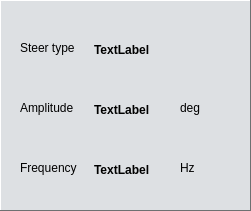
   <widget class="QFrame" name="frame_2">
    <property name="geometry">
     <rect>
      <x>220</x>
      <y>390</y>
      <width>251</width>
      <height>211</height>
     </rect>
    </property>
    <property name="palette">
     <palette>
      <active>
       <colorrole role="WindowText">
        <brush brushstyle="SolidPattern">
         <color alpha="255">
          <red>0</red>
          <green>0</green>
          <blue>0</blue>
         </color>
        </brush>
       </colorrole>
       <colorrole role="Button">
        <brush brushstyle="SolidPattern">
         <color alpha="255">
          <red>221</red>
          <green>224</green>
          <blue>227</blue>
         </color>
        </brush>
       </colorrole>
       <colorrole role="Light">
        <brush brushstyle="SolidPattern">
         <color alpha="255">
          <red>255</red>
          <green>255</green>
          <blue>255</blue>
         </color>
        </brush>
       </colorrole>
       <colorrole role="Midlight">
        <brush brushstyle="SolidPattern">
         <color alpha="255">
          <red>238</red>
          <green>239</green>
          <blue>241</blue>
         </color>
        </brush>
       </colorrole>
       <colorrole role="Dark">
        <brush brushstyle="SolidPattern">
         <color alpha="255">
          <red>110</red>
          <green>112</green>
          <blue>113</blue>
         </color>
        </brush>
       </colorrole>
       <colorrole role="Mid">
        <brush brushstyle="SolidPattern">
         <color alpha="255">
          <red>147</red>
          <green>149</green>
          <blue>151</blue>
         </color>
        </brush>
       </colorrole>
       <colorrole role="Text">
        <brush brushstyle="SolidPattern">
         <color alpha="255">
          <red>0</red>
          <green>0</green>
          <blue>0</blue>
         </color>
        </brush>
       </colorrole>
       <colorrole role="BrightText">
        <brush brushstyle="SolidPattern">
         <color alpha="255">
          <red>255</red>
          <green>255</green>
          <blue>255</blue>
         </color>
        </brush>
       </colorrole>
       <colorrole role="ButtonText">
        <brush brushstyle="SolidPattern">
         <color alpha="255">
          <red>0</red>
          <green>0</green>
          <blue>0</blue>
         </color>
        </brush>
       </colorrole>
       <colorrole role="Base">
        <brush brushstyle="SolidPattern">
         <color alpha="255">
          <red>255</red>
          <green>255</green>
          <blue>255</blue>
         </color>
        </brush>
       </colorrole>
       <colorrole role="Window">
        <brush brushstyle="SolidPattern">
         <color alpha="255">
          <red>221</red>
          <green>224</green>
          <blue>227</blue>
         </color>
        </brush>
       </colorrole>
       <colorrole role="Shadow">
        <brush brushstyle="SolidPattern">
         <color alpha="255">
          <red>0</red>
          <green>0</green>
          <blue>0</blue>
         </color>
        </brush>
       </colorrole>
       <colorrole role="AlternateBase">
        <brush brushstyle="SolidPattern">
         <color alpha="255">
          <red>238</red>
          <green>239</green>
          <blue>241</blue>
         </color>
        </brush>
       </colorrole>
       <colorrole role="ToolTipBase">
        <brush brushstyle="SolidPattern">
         <color alpha="255">
          <red>255</red>
          <green>255</green>
          <blue>220</blue>
         </color>
        </brush>
       </colorrole>
       <colorrole role="ToolTipText">
        <brush brushstyle="SolidPattern">
         <color alpha="255">
          <red>0</red>
          <green>0</green>
          <blue>0</blue>
         </color>
        </brush>
       </colorrole>
       <colorrole role="PlaceholderText">
        <brush brushstyle="SolidPattern">
         <color alpha="128">
          <red>0</red>
          <green>0</green>
          <blue>0</blue>
         </color>
        </brush>
       </colorrole>
      </active>
      <inactive>
       <colorrole role="WindowText">
        <brush brushstyle="SolidPattern">
         <color alpha="255">
          <red>0</red>
          <green>0</green>
          <blue>0</blue>
         </color>
        </brush>
       </colorrole>
       <colorrole role="Button">
        <brush brushstyle="SolidPattern">
         <color alpha="255">
          <red>221</red>
          <green>224</green>
          <blue>227</blue>
         </color>
        </brush>
       </colorrole>
       <colorrole role="Light">
        <brush brushstyle="SolidPattern">
         <color alpha="255">
          <red>255</red>
          <green>255</green>
          <blue>255</blue>
         </color>
        </brush>
       </colorrole>
       <colorrole role="Midlight">
        <brush brushstyle="SolidPattern">
         <color alpha="255">
          <red>238</red>
          <green>239</green>
          <blue>241</blue>
         </color>
        </brush>
       </colorrole>
       <colorrole role="Dark">
        <brush brushstyle="SolidPattern">
         <color alpha="255">
          <red>110</red>
          <green>112</green>
          <blue>113</blue>
         </color>
        </brush>
       </colorrole>
       <colorrole role="Mid">
        <brush brushstyle="SolidPattern">
         <color alpha="255">
          <red>147</red>
          <green>149</green>
          <blue>151</blue>
         </color>
        </brush>
       </colorrole>
       <colorrole role="Text">
        <brush brushstyle="SolidPattern">
         <color alpha="255">
          <red>0</red>
          <green>0</green>
          <blue>0</blue>
         </color>
        </brush>
       </colorrole>
       <colorrole role="BrightText">
        <brush brushstyle="SolidPattern">
         <color alpha="255">
          <red>255</red>
          <green>255</green>
          <blue>255</blue>
         </color>
        </brush>
       </colorrole>
       <colorrole role="ButtonText">
        <brush brushstyle="SolidPattern">
         <color alpha="255">
          <red>0</red>
          <green>0</green>
          <blue>0</blue>
         </color>
        </brush>
       </colorrole>
       <colorrole role="Base">
        <brush brushstyle="SolidPattern">
         <color alpha="255">
          <red>255</red>
          <green>255</green>
          <blue>255</blue>
         </color>
        </brush>
       </colorrole>
       <colorrole role="Window">
        <brush brushstyle="SolidPattern">
         <color alpha="255">
          <red>221</red>
          <green>224</green>
          <blue>227</blue>
         </color>
        </brush>
       </colorrole>
       <colorrole role="Shadow">
        <brush brushstyle="SolidPattern">
         <color alpha="255">
          <red>0</red>
          <green>0</green>
          <blue>0</blue>
         </color>
        </brush>
       </colorrole>
       <colorrole role="AlternateBase">
        <brush brushstyle="SolidPattern">
         <color alpha="255">
          <red>238</red>
          <green>239</green>
          <blue>241</blue>
         </color>
        </brush>
       </colorrole>
       <colorrole role="ToolTipBase">
        <brush brushstyle="SolidPattern">
         <color alpha="255">
          <red>255</red>
          <green>255</green>
          <blue>220</blue>
         </color>
        </brush>
       </colorrole>
       <colorrole role="ToolTipText">
        <brush brushstyle="SolidPattern">
         <color alpha="255">
          <red>0</red>
          <green>0</green>
          <blue>0</blue>
         </color>
        </brush>
       </colorrole>
       <colorrole role="PlaceholderText">
        <brush brushstyle="SolidPattern">
         <color alpha="128">
          <red>0</red>
          <green>0</green>
          <blue>0</blue>
         </color>
        </brush>
       </colorrole>
      </inactive>
      <disabled>
       <colorrole role="WindowText">
        <brush brushstyle="SolidPattern">
         <color alpha="255">
          <red>110</red>
          <green>112</green>
          <blue>113</blue>
         </color>
        </brush>
       </colorrole>
       <colorrole role="Button">
        <brush brushstyle="SolidPattern">
         <color alpha="255">
          <red>221</red>
          <green>224</green>
          <blue>227</blue>
         </color>
        </brush>
       </colorrole>
       <colorrole role="Light">
        <brush brushstyle="SolidPattern">
         <color alpha="255">
          <red>255</red>
          <green>255</green>
          <blue>255</blue>
         </color>
        </brush>
       </colorrole>
       <colorrole role="Midlight">
        <brush brushstyle="SolidPattern">
         <color alpha="255">
          <red>238</red>
          <green>239</green>
          <blue>241</blue>
         </color>
        </brush>
       </colorrole>
       <colorrole role="Dark">
        <brush brushstyle="SolidPattern">
         <color alpha="255">
          <red>110</red>
          <green>112</green>
          <blue>113</blue>
         </color>
        </brush>
       </colorrole>
       <colorrole role="Mid">
        <brush brushstyle="SolidPattern">
         <color alpha="255">
          <red>147</red>
          <green>149</green>
          <blue>151</blue>
         </color>
        </brush>
       </colorrole>
       <colorrole role="Text">
        <brush brushstyle="SolidPattern">
         <color alpha="255">
          <red>110</red>
          <green>112</green>
          <blue>113</blue>
         </color>
        </brush>
       </colorrole>
       <colorrole role="BrightText">
        <brush brushstyle="SolidPattern">
         <color alpha="255">
          <red>255</red>
          <green>255</green>
          <blue>255</blue>
         </color>
        </brush>
       </colorrole>
       <colorrole role="ButtonText">
        <brush brushstyle="SolidPattern">
         <color alpha="255">
          <red>110</red>
          <green>112</green>
          <blue>113</blue>
         </color>
        </brush>
       </colorrole>
       <colorrole role="Base">
        <brush brushstyle="SolidPattern">
         <color alpha="255">
          <red>221</red>
          <green>224</green>
          <blue>227</blue>
         </color>
        </brush>
       </colorrole>
       <colorrole role="Window">
        <brush brushstyle="SolidPattern">
         <color alpha="255">
          <red>221</red>
          <green>224</green>
          <blue>227</blue>
         </color>
        </brush>
       </colorrole>
       <colorrole role="Shadow">
        <brush brushstyle="SolidPattern">
         <color alpha="255">
          <red>0</red>
          <green>0</green>
          <blue>0</blue>
         </color>
        </brush>
       </colorrole>
       <colorrole role="AlternateBase">
        <brush brushstyle="SolidPattern">
         <color alpha="255">
          <red>221</red>
          <green>224</green>
          <blue>227</blue>
         </color>
        </brush>
       </colorrole>
       <colorrole role="ToolTipBase">
        <brush brushstyle="SolidPattern">
         <color alpha="255">
          <red>255</red>
          <green>255</green>
          <blue>220</blue>
         </color>
        </brush>
       </colorrole>
       <colorrole role="ToolTipText">
        <brush brushstyle="SolidPattern">
         <color alpha="255">
          <red>0</red>
          <green>0</green>
          <blue>0</blue>
         </color>
        </brush>
       </colorrole>
       <colorrole role="PlaceholderText">
        <brush brushstyle="SolidPattern">
         <color alpha="128">
          <red>0</red>
          <green>0</green>
          <blue>0</blue>
         </color>
        </brush>
       </colorrole>
      </disabled>
     </palette>
    </property>
    <property name="autoFillBackground">
     <bool>true</bool>
    </property>
    <property name="frameShape">
     <enum>QFrame::Panel</enum>
    </property>
    <property name="frameShadow">
     <enum>QFrame::Raised</enum>
    </property>
    <widget class="QLabel" name="label_40">
     <property name="geometry">
      <rect>
       <x>20</x>
       <y>100</y>
       <width>71</width>
       <height>16</height>
      </rect>
     </property>
     <property name="text">
      <string>Amplitude</string>
     </property>
    </widget>
    <widget class="QLabel" name="label_44">
     <property name="geometry">
      <rect>
       <x>94</x>
       <y>100</y>
       <width>71</width>
       <height>20</height>
      </rect>
     </property>
     <property name="font">
      <font>
       <weight>75</weight>
       <bold>true</bold>
      </font>
     </property>
     <property name="text">
      <string>TextLabel</string>
     </property>
    </widget>
    <widget class="QLabel" name="label_45">
     <property name="geometry">
      <rect>
       <x>180</x>
       <y>100</y>
       <width>55</width>
       <height>16</height>
      </rect>
     </property>
     <property name="text">
      <string>deg</string>
     </property>
    </widget>
    <widget class="QLabel" name="label_46">
     <property name="geometry">
      <rect>
       <x>20</x>
       <y>160</y>
       <width>61</width>
       <height>16</height>
      </rect>
     </property>
     <property name="text">
      <string>Frequency</string>
     </property>
    </widget>
    <widget class="QLabel" name="label_47">
     <property name="geometry">
      <rect>
       <x>94</x>
       <y>160</y>
       <width>71</width>
       <height>20</height>
      </rect>
     </property>
     <property name="font">
      <font>
       <weight>75</weight>
       <bold>true</bold>
      </font>
     </property>
     <property name="text">
      <string>TextLabel</string>
     </property>
    </widget>
    <widget class="QLabel" name="label_48">
     <property name="geometry">
      <rect>
       <x>180</x>
       <y>160</y>
       <width>55</width>
       <height>16</height>
      </rect>
     </property>
     <property name="text">
      <string>Hz</string>
     </property>
    </widget>
    <widget class="QLabel" name="label_39">
     <property name="geometry">
      <rect>
       <x>94</x>
       <y>40</y>
       <width>71</width>
       <height>20</height>
      </rect>
     </property>
     <property name="font">
      <font>
       <weight>75</weight>
       <bold>true</bold>
      </font>
     </property>
     <property name="text">
      <string>TextLabel</string>
     </property>
    </widget>
    <widget class="QLabel" name="label_38">
     <property name="geometry">
      <rect>
       <x>20</x>
       <y>40</y>
       <width>71</width>
       <height>16</height>
      </rect>
     </property>
     <property name="text">
      <string>Steer type</string>
     </property>
    </widget>
   </widget>
